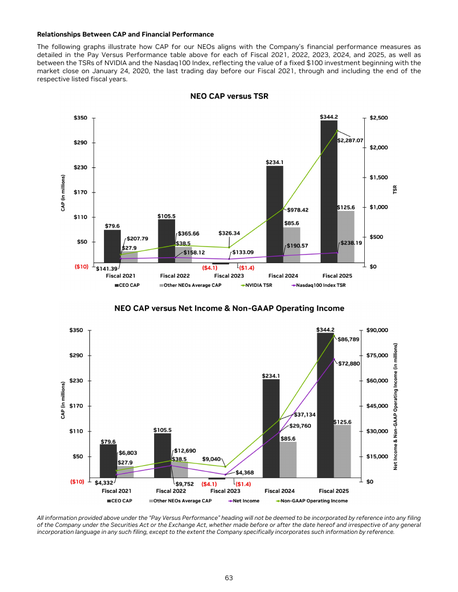
#> input picture workspace/docvqa-repl-blog-2026-06-30/figures/f1-nvidia-full.png, 458 x 592 px, shrunk from 850 x 1100 before the run
$ python make_figures.py
#> lines starting #> are read from the running program, lines starting #| are printed output that depends on the picture
"""Generate the data figures for the DocVQA active-perception blog post.

Numbers are the current-code validation results (Qwen 3.5 27B homog, val 25-doc/
80-Q, n=8), verified against docs/results.md / docs/pass-at-k.md. Descriptive
labels only (no engineering solver names), matching the post's prose.

Run: uv run python workspace/docvqa-repl-blog-2026-06-30/figures/make_figures.py
"""
import os
import matplotlib

matplotlib.use("Agg")
import matplotlib.pyplot as plt
from matplotlib.patches import Patch

HERE = os.path.dirname(os.path.abspath(__file__))

# Muted, print-friendly palette
C_TOP = "#2f6f9f"      # REPL + active-perception call
C_MID = "#d9883b"      # missing one half
C_FLOOR = "#9aa0a6"    # OCR-only / no-scaffold anchors
GRID = "#d7d7d7"

plt.rcParams.update({
    "font.size": 11,
    "axes.edgecolor": "#444444",
    "axes.linewidth": 0.8,
    "figure.dpi": 200,
    "savefig.dpi": 200,
    "savefig.bbox": "tight",
    "font.family": "DejaVu Sans",
})


def save(fig, name):
    path = os.path.join(HERE, name)
    fig.savefig(path)
    plt.close(fig)
    print("wrote", path)


# ---------------------------------------------------------------- F3: tiers
def fig3_tiers():
    # (label, mean, std, tier)
    rows = [
        ("REPL + active perception\n(full method)", 41.88, 5.79, "top"),
        ("Append-only twin", 39.53, 2.83, "top"),
        ("+ general sub-agent", 36.72, 2.75, "top"),
        ("+ OCR & search", 36.56, 2.89, "top"),
        ("ReAct (no REPL)", 27.19, 3.19, "mid"),
        ("In-context pixels (no call)", 22.34, 2.79, "mid"),
        ("Raw multi-image (no scaffold)", 20.94, 1.60, "mid"),
        ("Competition prompt (no scaffold)", 18.91, 1.94, "floor"),
        ("OCR-only (no vision)", 14.69, 2.19, "floor"),
    ]
    color = {"top": C_TOP, "mid": C_MID, "floor": C_FLOOR}
    labels = [r[0] for r in rows]
    means = [r[1] for r in rows]
    stds = [r[2] for r in rows]
    cols = [color[r[3]] for r in rows]

    fig, ax = plt.subplots(figsize=(8.2, 4.6))
    y = range(len(rows))
    ax.barh(y, means, xerr=stds, color=cols, height=0.68,
            error_kw=dict(ecolor="#555555", capsize=3, lw=1))
    ax.set_yticks(list(y))
    ax.set_yticklabels(labels)
    ax.invert_yaxis()
    ax.set_xlabel("DocVQA-2026 val accuracy (ANLS %), mean ± std over 8 trials")
    ax.set_xlim(0, 50)
    for i, (m, s) in enumerate(zip(means, stds)):
        ax.text(m + s + 0.6, i, f"{m:.1f}", va="center", fontsize=9.5,
                color="#333333")
    ax.xaxis.grid(True, color=GRID, lw=0.7)
    ax.set_axisbelow(True)
    legend = [
        Patch(color=C_TOP, label="REPL + active-perception call"),
        Patch(color=C_MID, label="missing one half"),
        Patch(color=C_FLOOR, label="no-scaffold / no-vision floor"),
    ]
    ax.legend(handles=legend, loc="lower right", frameon=False, fontsize=9)
    fig.suptitle("Three clean tiers", x=0.04, ha="left", fontsize=13,
                 fontweight="bold")
    save(fig, "f3-tiers.png")


# ---------------------------------------------------------------- F4: 2x2
def fig4_grid():
    # rows: with / without REPL ; cols: with / without active-perception call
    vals = [[41.9, 22.3],   # with REPL
            [27.2, 20.9]]   # without REPL
    notes = [["full method", "display() only"],
             ["ReAct", "raw multi-image"]]
    fig, ax = plt.subplots(figsize=(5.4, 4.6))
    # color by value
    for r in range(2):
        for c in range(2):
            v = vals[r][c]
            top = v > 35
            face = C_TOP if top else C_MID if v > 24 else C_FLOOR
            ax.add_patch(plt.Rectangle((c, 1 - r), 1, 1, facecolor=face,
                                       edgecolor="white", lw=3, alpha=0.92))
            ax.text(c + 0.5, 1 - r + 0.60, f"{v:.0f}%", ha="center",
                    va="center", fontsize=22, fontweight="bold", color="white")
            ax.text(c + 0.5, 1 - r + 0.30, notes[r][c], ha="center",
                    va="center", fontsize=10, color="white")
    ax.set_xlim(0, 2)
    ax.set_ylim(0, 2)
    ax.set_xticks([0.5, 1.5])
    ax.set_xticklabels(["active-perception call", "no call\n(pixels in-context / none)"])
    ax.set_yticks([1.5, 0.5])
    ax.set_yticklabels(["REPL", "no REPL"], rotation=90, va="center")
    ax.tick_params(length=0)
    for s in ax.spines.values():
        s.set_visible(False)
    ax.set_title("Both halves are needed; neither alone suffices",
                 fontsize=12, fontweight="bold", pad=10)
    save(fig, "f4-2x2.png")


# ----------------------------------------------------- F5: VLM-swap (perception)
def fig5_vlm_swap():
    # reasoner fixed; swap VLM from homog -> 27B
    groups = ["9B reasoner", "4B reasoner"]
    homog = [16.67, 12.49]
    homog_s = [3.40, 3.74]
    swap = [24.54, 21.09]
    swap_s = [5.30, 3.16]
    lifts = [7.87, 8.60]

    import numpy as np
    x = np.arange(len(groups))
    w = 0.34
    fig, ax = plt.subplots(figsize=(6.0, 4.4))
    ax.bar(x - w / 2, homog, w, yerr=homog_s, label="VLM = reasoner (homogeneous)",
           color=C_FLOOR, error_kw=dict(ecolor="#555", capsize=3, lw=1))
    ax.bar(x + w / 2, swap, w, yerr=swap_s, label="VLM swapped to 27B",
           color=C_TOP, error_kw=dict(ecolor="#555", capsize=3, lw=1))
    for i in range(len(groups)):
        top = max(homog[i] + homog_s[i], swap[i] + swap_s[i]) + 1.2
        ax.annotate(f"+{lifts[i]:.1f} pp", xy=(x[i], top), ha="center",
                    fontsize=11, fontweight="bold", color="#2f6f9f")
    ax.set_xticks(x)
    ax.set_xticklabels(groups)
    ax.set_ylabel("Val accuracy (ANLS %), n=8")
    ax.set_ylim(0, 36)
    ax.yaxis.grid(True, color=GRID, lw=0.7)
    ax.set_axisbelow(True)
    ax.legend(frameon=False, fontsize=9, loc="upper center",
              bbox_to_anchor=(0.5, 1.0), ncol=2)
    ax.set_title("Fix the reasoner, improve only perception → ~8 pp",
                 fontsize=12, fontweight="bold")
    save(fig, "f5-vlm-swap.png")


# ------------------------------------------------------- F-cat: per-category gap
def figcat():
    # Per-category rvlm - react gap, Qwen 3.5 27B homog, 8 trials (binary acc).
    rows = [
        ("engineering drawing", 36.2),
        ("business report", 30.0),
        ("infographic", 18.8),
        ("comics", 10.0),
        ("science poster", 10.0),
        ("maps", 7.5),
        ("science paper", 3.7),
        ("slide", 1.2),
    ]
    labels = [r[0] for r in rows]
    vals = [r[1] for r in rows]
    fig, ax = plt.subplots(figsize=(7.0, 4.2))
    y = range(len(rows))
    ax.barh(y, vals, color=C_TOP, height=0.66)
    ax.set_yticks(list(y))
    ax.set_yticklabels(labels)
    ax.invert_yaxis()
    for i, v in enumerate(vals):
        ax.text(v + 0.5, i, f"+{v:.0f}", va="center", fontsize=9.5,
                color="#333333")
    ax.set_xlabel("active-perception advantage over ReAct (pp)")
    ax.set_xlim(0, 40)
    ax.xaxis.grid(True, color=GRID, lw=0.7)
    ax.set_axisbelow(True)
    ax.set_title("The advantage tracks visual density", fontsize=12,
                 fontweight="bold")
    save(fig, "f-category.png")


# ---------------------------------------------------------------- F1: composite
def fig1_composite():
    full = plt.imread(os.path.join(HERE, "f1-nvidia-full.png"))
#> full is the input picture: shape (592, 458, 3) float32; mean R, G, B 0.93, 0.93, 0.929
    crop = plt.imread(os.path.join(HERE, "f1-nvidia-crop.png"))
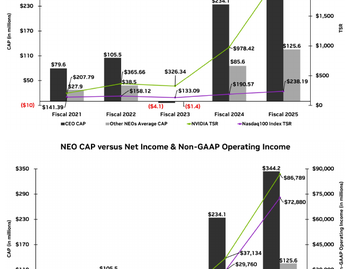
#> input picture workspace/docvqa-repl-blog-2026-06-30/figures/f1-nvidia-crop.png, 350 x 269 px, shrunk from 650 x 500 before the run
#> crop is the input picture: shape (269, 350, 3) float32; mean R, G, B 0.895, 0.894, 0.893
    fig, (axl, axr) = plt.subplots(
        1, 2, figsize=(9.0, 4.6), gridspec_kw={"width_ratios": [1, 1]})
    for ax, img, title in [(axl, full, "full page → wrong number"),
                           (axr, crop, "crop & zoom → right number")]:
        ax.imshow(img)
        ax.set_title(title, fontsize=11)
        ax.axis("off")
#> this loop made 2 passes
#> title on passes 1 to 2: 'full page → wrong number', 'crop & zoom → right number'
    fig.subplots_adjust(wspace=0.04, left=0.01, right=0.99, top=0.92, bottom=0.01)
    save(fig, "f1-nvidia-chart.png")
#> in save, `fig.savefig(path)`:
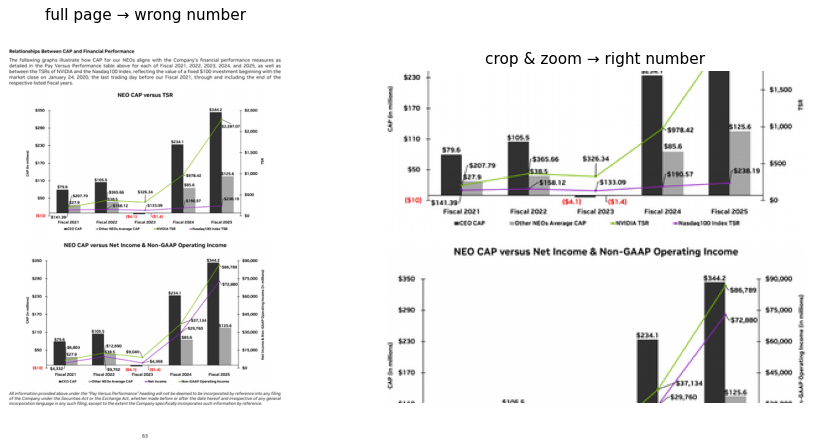
#> figure drawn by matplotlib, 2 panels


# ------------------------------------------------------------- F2: architecture
def fig2_architecture():
    from matplotlib.patches import FancyBboxPatch, FancyArrowPatch

    fig, (axl, axr) = plt.subplots(1, 2, figsize=(9.2, 5.2))

    def box(ax, xy, w, h, text, fc):
        ax.add_patch(FancyBboxPatch(
            (xy[0] - w / 2, xy[1] - h / 2), w, h,
            boxstyle="round,pad=0.02,rounding_size=0.08",
            linewidth=1.2, edgecolor="#33475b", facecolor=fc))
        ax.text(xy[0], xy[1], text, ha="center", va="center", fontsize=10.5,
                color="#1b2a38")

    def arrow(ax, p0, p1, label="", rad=0.0, side="right", style="-|>"):
        ax.add_patch(FancyArrowPatch(
            p0, p1, arrowstyle=style, mutation_scale=14, lw=1.4,
            color="#33475b", connectionstyle=f"arc3,rad={rad}"))
        if label:
            mx, my = (p0[0] + p1[0]) / 2, (p0[1] + p1[1]) / 2
            dx = 0.30 if side == "right" else -0.30
            ax.text(mx + dx, my, label, fontsize=9, ha="left" if side == "right"
                    else "right", color="#2f6f9f", style="italic")

    for ax in (axl, axr):
        ax.set_xlim(0, 4)
        ax.set_ylim(0, 6)
        ax.axis("off")

    # Left: Perceive-Reason-Code
    axl.set_title("Perceive-Reason-Code", fontsize=12, fontweight="bold")
    box(axl, (2, 5.2), 2.6, 0.8, "Reasoner (LLM)", "#dbe7f1")
    box(axl, (2, 3.5), 2.6, 0.8, "Python REPL", "#eef3f8")
    box(axl, (2, 1.8), 2.6, 0.8, "VLM (frozen)", "#dbe7f1")
    box(axl, (2, 0.4), 2.8, 0.55, "document pages", "#f1f1f1")
    arrow(axl, (1.7, 4.8), (1.7, 3.9), "writes code", side="left")
    arrow(axl, (1.7, 3.1), (1.7, 2.2), "look(crop, zoom)", side="left")
    arrow(axl, (2.0, 1.4), (2.0, 0.7))
    arrow(axl, (2.3, 2.2), (2.3, 3.1), "text", rad=-0.0, side="right")

    # Right: ReAct
    axr.set_title("ReAct (no REPL)", fontsize=12, fontweight="bold")
    box(axr, (2, 5.2), 2.6, 0.8, "Reasoner (LLM)", "#dbe7f1")
    box(axr, (2, 2.6), 2.6, 0.8, "VLM (frozen)", "#dbe7f1")
    box(axr, (2, 0.9), 2.8, 0.55, "document pages", "#f1f1f1")
    arrow(axr, (1.7, 4.8), (1.7, 3.0), "tool call", side="left")
    arrow(axr, (2.0, 2.2), (2.0, 1.2), "whole page", side="right")
    axr.text(2, 0.1, "no crop / zoom — perception fixed at page granularity",
             ha="center", fontsize=8.5, color="#8a5a2b", style="italic")

    fig.subplots_adjust(wspace=0.12, top=0.9)
    save(fig, "f2-architecture.png")
#> call 2 of save, with name = 'f2-architecture.png'
#> in save (call 2), `fig.savefig(path)`:
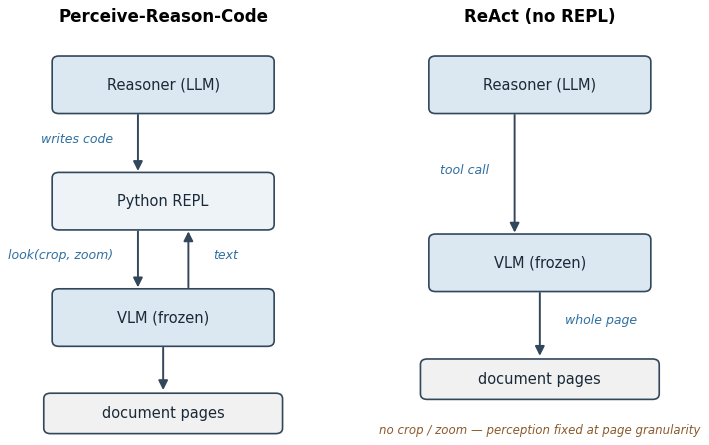
#> figure drawn by matplotlib, 2 panels


if __name__ == "__main__":
    fig1_composite()
    fig2_architecture()
    fig3_tiers()
#> call 3 of save, with name = 'f3-tiers.png'
#> in save (call 3), `fig.savefig(path)`:
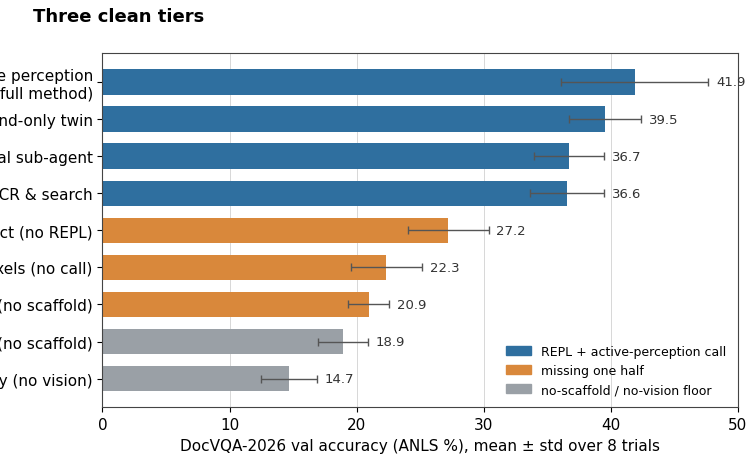
#> figure drawn by matplotlib, 1 panel
    fig4_grid()
#> call 4 of save, with name = 'f4-2x2.png'
#> in save (call 4), `fig.savefig(path)`:
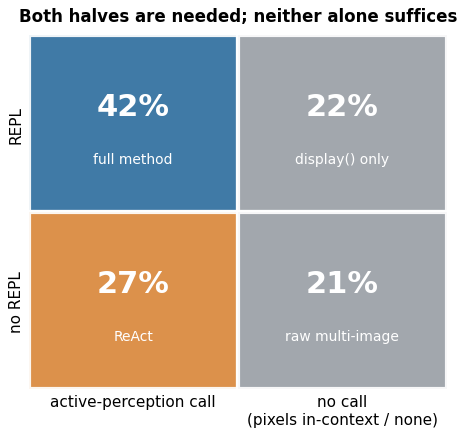
#> figure drawn by matplotlib, 1 panel
    fig5_vlm_swap()
#> in save (call 5), `fig.savefig(path)`:
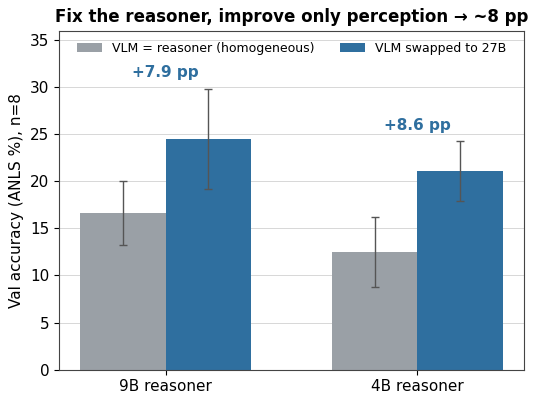
#> figure drawn by matplotlib, 1 panel
    figcat()
#> in save (call 6), `fig.savefig(path)`:
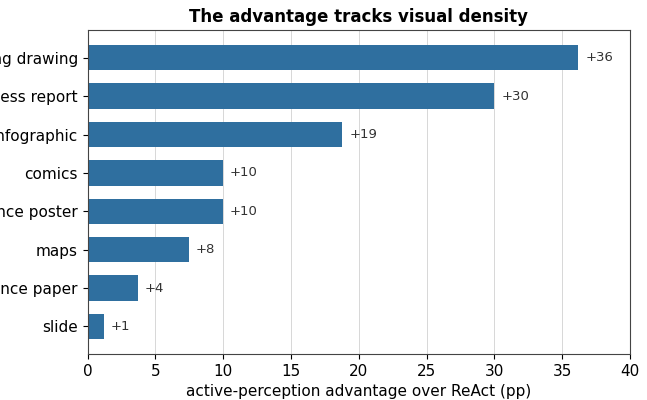
#> figure drawn by matplotlib, 1 panel
    print("done")
